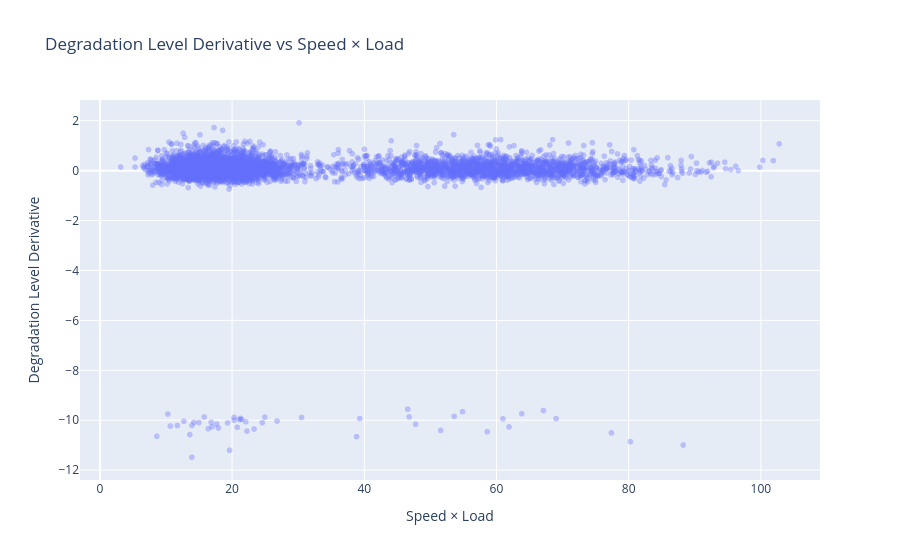

The notebook cell saved with this chart:
### Code cell
plot_df = df.sort_values(["machine_id", "time"]).copy()
plot_df["degra_derivative"] = (
    plot_df.groupby("machine_id")["degra_level_observed"].diff()
    / plot_df.groupby("machine_id")["time"].diff()
).fillna(0.0)

plot_df["speed_x_load"] = plot_df["speed"] * plot_df["load"]

fig = px.scatter(plot_df, x='speed_x_load', y='degra_derivative', opacity=0.35,
                 labels={'speed_x_load': 'Speed × Load', 'degra_derivative': 'Degradation Level Derivative'},
                 title='Degradation Level Derivative vs Speed × Load')
fig.show()

### Figure 1 — Plotly figure (JSON) as saved in the notebook; plotly's stock layout.template omitted (floating-point values rounded to 4 significant figures; data arrays with more than 128 entries replaced by an {"elided": "..."} marker saying what was removed)
{"data": [{"hovertemplate": "Speed × Load=%{x}<br>Degradation Level Derivative=%{y}<extra></extra>", "legendgroup": "", "marker": {"color": "#636efa", "opacity": 0.35, "symbol": "circle"}, "mode": "markers", "name": "", "showlegend": false, "type": "scattergl", "x": {"elided": "6083 float values"}, "xaxis": "x", "y": {"elided": "6083 float values"}, "yaxis": "y"}], "layout": {"legend": {"tracegroupgap": 0}, "title": {"text": "Degradation Level Derivative vs Speed × Load"}, "xaxis": {"anchor": "y", "domain": [0, 1], "title": {"text": "Speed × Load"}}, "yaxis": {"anchor": "x", "domain": [0, 1], "title": {"text": "Degradation Level Derivative"}}}}
